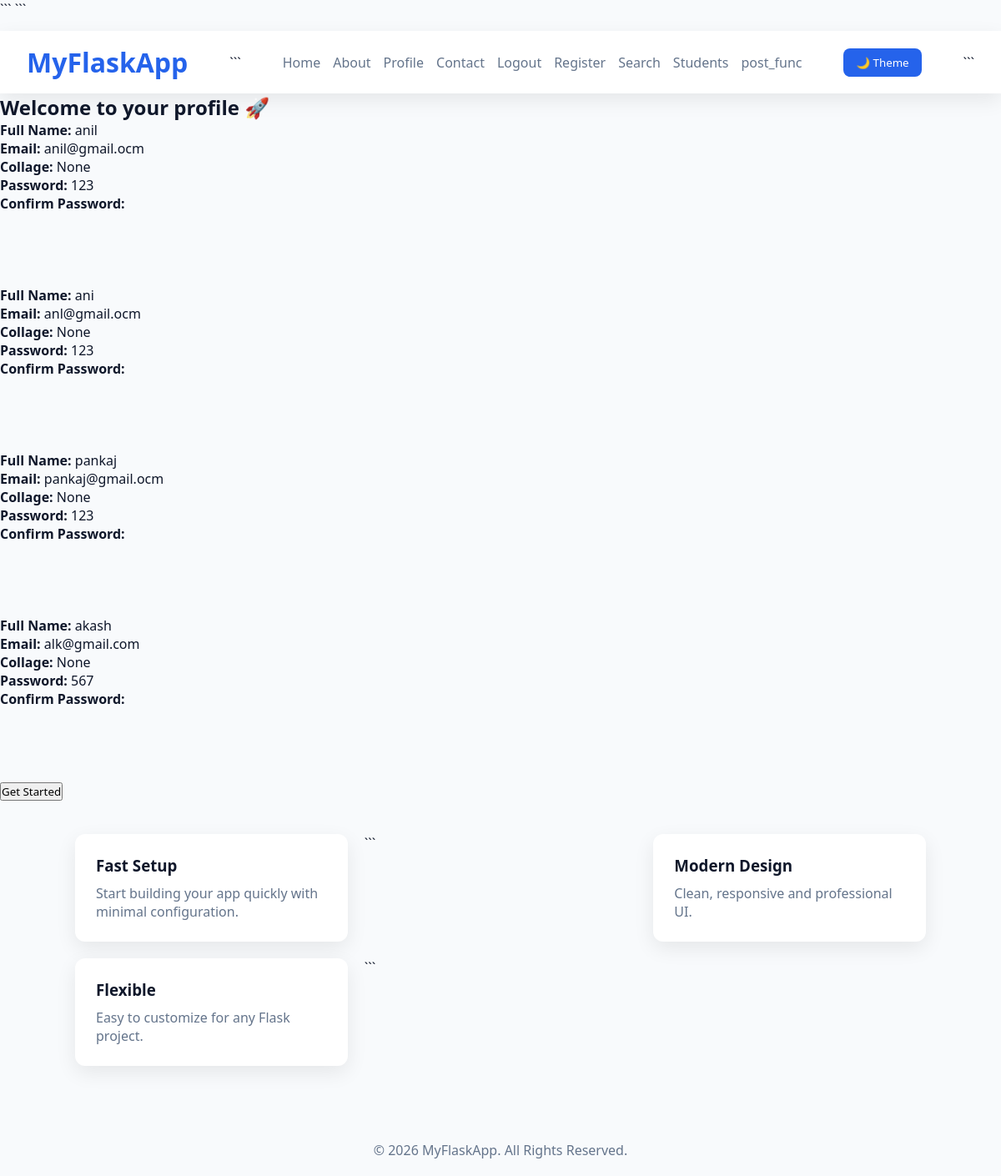
Page /profile (signed in) on the committed database.
### main.py (models this page shows)
class Users( db.Model, UserMixin ):
    id = db.Column( db.Integer, primary_key = True )
    name = db.Column( db.String, nullable = False  )
    email = db.Column( db.String, nullable = False, unique = True )
    password = db.Column( db.String, nullable = False  )
    collage = db.Column( db.String )
    photo = db.Column( db.String )
    posts = db.relationship('Post', backref='author', lazy=True)

### main.py (the view)
@app.route("/profile")
@login_required
def profile():
    data = Users.query.all()
    return render_template("movie/profile.html", fe_data = data)

### main.py (called while the page is built)
@lm.user_loader
def user_fetch(id):
    return Users.query.get(int(id))

### templates/movie/profile.html (shortened to what this page needs)
{% extends 'movie/base.html' %}
{% block content %}
<section class="hero">
    <h2>Welcome to your profile 🚀</h2>
    {% for x in fe_data %}
        <div class="profile-card">
            <p><strong>Full Name:</strong> {{ x.name }}</p>
            <p><strong>Email:</strong> {{ x.email }}</p>
            <p><strong>Collage:</strong> {{ x.collage }}</p>
            <p><strong>Password:</strong> {{ x.password }}</p>
            <p><strong>Confirm Password:</strong> {{ x.confirm_password }}</p>
        </div>
        <br>
        <br>
        <br>
        <br>
    {% endfor %}
    <button onclick="alert('You clicked the button!')">Get Started</button>
</section>
{% endblock %}

### templates/movie/base.html (shortened to what this page needs)
<!DOCTYPE html>
<html lang="en">
<head>
```
</head>
<body>
<header>
    <a href="/" style="text-decoration:none">
        <h1>MyFlaskApp</h1>
    </a>
```
<nav>
    <a href="{{ url_for('home') }}">Home</a>
    <a href="{{ url_for('about') }}">About</a>
    <a href="{{ url_for('profile') }}">Profile</a>
    <a href="{{ url_for('contact') }}">Contact</a>
    {%   if current_user.is_authenticated  %}
    <a href="{{ url_for('logout') }}">Logout</a>
    {% else   %}
    <a href="{{ url_for('login') }}">Login</a>
    {% endif %}
    <a href="{{ url_for('register') }}">Register</a>
    <a href="{{ url_for('search') }}">Search</a>
    <a href="{{ url_for('list_students') }}">Students</a>
    <a href="{{ url_for('post_func') }}">post_func</a>
</nav>
<button class="theme-btn" onclick="toggleTheme()">
    🌙 Theme
</button>
```
</header>
<main>
    {% block content %}
    {% endblock %}
</main>
<section class="features">
    <div class="card">
        <h3>Fast Setup</h3>
        <p>Start building your app quickly with minimal configuration.</p>
    </div>
```
<div class="card">
    <h3>Modern Design</h3>
    <p>Clean, responsive and professional UI.</p>
</div>
<div class="card">
    <h3>Flexible</h3>
    <p>Easy to customize for any Flask project.</p>
</div>
```
</section>
<footer>
    <p>&copy; 2026 MyFlaskApp. All Rights Reserved.</p>
</footer>
</body>
</html>

### templates/movie/base.html (style rules this page uses)
:root { --primary:#2563eb; --primary-hover:#1d4ed8; --bg:#f8fafc; --card:#ffffff; --text:#0f172a; --muted:#64748b; --border:#e2e8f0; --shadow:0 8px 25px rgba(0,0,0,.08); }
* { margin:0; padding:0; box-sizing:border-box; font-family:system-ui,sans-serif; }
body { background:var(--bg); color:var(--text); transition:.3s; }
header { background:var(--card); padding:1rem 2rem; display:flex; justify-content:space-between; align-items:center; box-shadow:var(--shadow); }
header h1 { color:var(--primary); }
nav { display:flex; flex-wrap:wrap; gap:15px; }
nav a { text-decoration:none; color:var(--muted); font-weight:500; }
.theme-btn { background:var(--primary); color:white; border:none; padding:8px 15px; border-radius:8px; cursor:pointer; }
.features { display:grid; grid-template-columns:repeat(auto-fit,minmax(250px,1fr)); gap:20px; padding:40px; max-width:1100px; margin:auto; }
.card { background:var(--card); padding:25px; border-radius:12px; box-shadow:var(--shadow); }
.card h3 { margin-bottom:10px; }
.card p { color:var(--muted); }
footer { text-align:center; padding:20px; margin-top:30px; color:var(--muted); }

### rows in the picture
Users: name "anil", email "anil@gmail.ocm", collage "None", password "123"
Users: name "ani", email "anl@gmail.ocm", collage "None", password "123"
Users: name "pankaj", email "pankaj@gmail.ocm", collage "None", password "123"
Users: name "akash", email "alk@gmail.com", collage "None", password "567"
